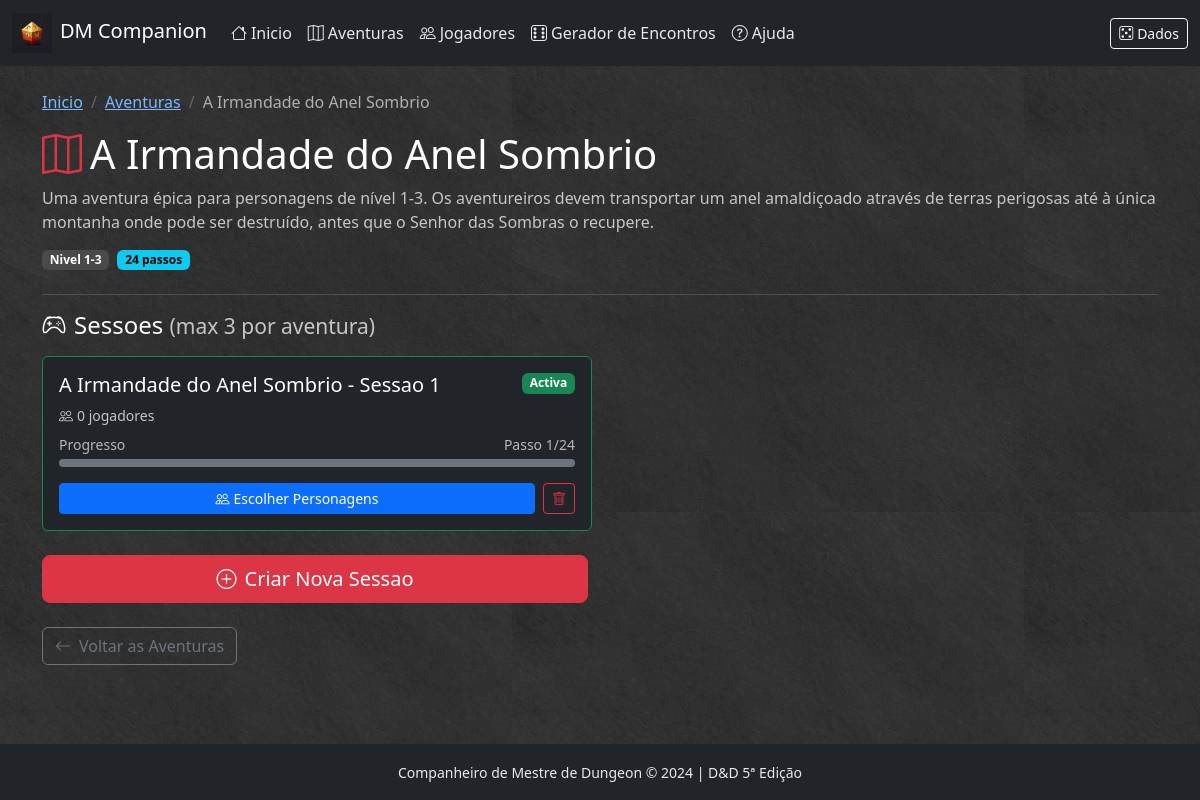
Page /aventura/a-irmandade-do-anel-sombrio/iniciar on the committed database.
### app/models/session.py (models this page shows, shortened)
class GameSession(db.Model):
    __tablename__ = 'game_sessions'
    id = db.Column(db.Integer, primary_key=True)
    nome = db.Column(db.String(200), nullable=False)
    quest_id = db.Column(db.String(100), nullable=True)  # Referencia ao JSON da aventura
    passo_atual = db.Column(db.Integer, default=1)
    estado = db.Column(db.String(50), default='activa')  # activa, pausada, terminada
    criado_em = db.Column(db.DateTime, default=datetime.utcnow)
    atualizado_em = db.Column(db.DateTime, default=datetime.utcnow, onupdate=datetime.utcnow)
    notas = db.Column(db.Text, default='')
    sessao_iniciada_em = db.Column(db.DateTime, nullable=True)
    sessao_pausada_em = db.Column(db.DateTime, nullable=True)
    tempo_total_segundos = db.Column(db.Integer, default=0)  # Tempo acumulado de jogo
    tempo_jogo_inicio = db.Column(db.String(50), default="08:00")  # HH:MM formato
    tempo_jogo_atual = db.Column(db.String(50), default="08:00")
    dia_jogo_atual = db.Column(db.Integer, default=1)
    turnos_exploracao_total = db.Column(db.Integer, default=0)  # Turnos de 10 minutos
    ultimo_descanso_curto = db.Column(db.DateTime, nullable=True)  # 1 hora
    ultimo_descanso_longo = db.Column(db.DateTime, nullable=True)  # 8 horas
    jogadores = db.relationship(
        'SessionPlayer',
        backref='sessao',
        lazy='dynamic',
        cascade='all, delete-orphan'
    )
    combate = db.relationship(
        'SessionCombat',
        backref='sessao',
        uselist=False,
        cascade='all, delete-orphan'
    )
    @classmethod
    def count_for_quest(cls, quest_id):
        return cls.query.filter_by(quest_id=quest_id).filter(
            cls.estado.in_(['activa', 'pausada'])
        ).count()
    @classmethod
    def get_for_quest(cls, quest_id):
        return cls.query.filter_by(quest_id=quest_id).order_by(
            cls.atualizado_em.desc()
        ).all()
    @classmethod
    def can_create_for_quest(cls, quest_id):
        return cls.count_for_quest(quest_id) < 3

### app/routes/quest.py (the view)
@quest_bp.route('/<quest_id>/iniciar')
def start_quest(quest_id):
    loader = QuestLoader()
    quest = loader.get_quest(quest_id)
    if not quest:
        abort(404)
    sessions = session_service.get_sessions_for_quest(quest_id)
    can_create = session_service.can_create_session_for_quest(quest_id)
    return render_template('quest/start.html',
                           quest=quest,
                           sessions=sessions,
                           can_create=can_create)

### app/services/quest_loader.py (called while the page is built)
    def _get_quests_folder(self) -> str:
        return current_app.config.get('QUESTS_FOLDER', 'app/data/quests')

    def get_quest(self, quest_id: str) -> Quest | None:
        if quest_id in self._quests_cache:
            return self._quests_cache[quest_id]
        quests_folder = self._get_quests_folder()
        filepath = os.path.join(quests_folder, f'{quest_id}.json')
        if not os.path.exists(filepath):
            return None
        with open(filepath, 'r', encoding='utf-8') as f:
            data = json.load(f)
        quest = self._parse_quest(quest_id, data)
        self._quests_cache[quest_id] = quest
        return quest

### app/services/session_service.py (called while the page is built)
    def get_sessions_for_quest(self, quest_id):
        return GameSession.get_for_quest(quest_id)

    def can_create_session_for_quest(self, quest_id):
        return GameSession.can_create_for_quest(quest_id)

### app/templates/quest/start.html (shortened to what this page needs)
{% extends "base.html" %}
{% block content %}
<div class="container py-4">
    <div class="row mb-4">
        <div class="col">
            <nav aria-label="breadcrumb">
                <ol class="breadcrumb">
                    <li class="breadcrumb-item"><a href="{{ url_for('main.index') }}">Inicio</a></li>
                    <li class="breadcrumb-item"><a href="{{ url_for('quest.list_quests') }}">Aventuras</a></li>
                    <li class="breadcrumb-item active">{{ quest.titulo }}</li>
                </ol>
            </nav>
            <h1><i class="bi bi-map me-2 text-danger"></i>{{ quest.titulo }}</h1>
            <p class="text-light opacity-75">{{ quest.descricao }}</p>
            <div class="d-flex gap-2">
                <span class="badge bg-secondary">Nivel {{ quest.nivel_min }}-{{ quest.nivel_max }}</span>
                <span class="badge bg-info">{{ quest.passos|length }} passos</span>
            </div>
        </div>
    </div>
    <hr class="border-secondary">
    <div class="row mb-4">
        <div class="col">
            <h4 class="mb-3">
                <i class="bi bi-controller me-2"></i>Sessoes
                <small class="text-light opacity-75">(max 3 por aventura)</small>
            </h4>
            {% if sessions %}
            <div class="row g-3">
                {% for s in sessions %}
                {% set total_steps = quest.passos|length %}
                {% set progress = ((s.passo_atual - 1) / total_steps * 100)|int if total_steps > 0 else 0 %}
                <div class="col-md-6">
                    <div class="card bg-dark border-{{ 'success' if s.estado == 'activa' else 'warning' if s.estado == 'pausada' else 'secondary' }} session-card">
                        <div class="card-body">
                            <div class="d-flex justify-content-between align-items-start mb-2">
                                <h5 class="card-title mb-0">{{ s.nome }}</h5>
                                <span class="badge bg-{{ 'success' if s.estado == 'activa' else 'warning' if s.estado == 'pausada' else 'secondary' }}">
                                    {{ s.estado|capitalize }}
                                </span>
                            </div>
                            <p class="card-text text-light opacity-75 small mb-2">
                                <i class="bi bi-people me-1"></i>{{ s.jogadores.count() }} jogadores
                            </p>
                            <div class="mb-3">
                                <div class="d-flex justify-content-between small text-light opacity-75 mb-1">
                                    <span>Progresso</span>
                                    <span>Passo {{ s.passo_atual }}/{{ total_steps }}</span>
                                </div>
                                <div class="progress progress-bar-custom bg-secondary">
                                </div>
                            </div>
                            <div class="d-flex gap-2">
                                {% if s.jogadores.count() > 0 %}
                                <a href="{{ url_for('quest.step', quest_id=quest.id, step_id=s.passo_atual, session_id=s.id) }}"
                                   class="btn btn-success btn-sm flex-grow-1">
                                    <i class="bi bi-play-fill me-1"></i>Continuar
                                </a>
                                {% else %}
                                <a href="{{ url_for('quest.select_characters', quest_id=quest.id, session_id=s.id) }}"
                                   class="btn btn-primary btn-sm flex-grow-1">
                                    <i class="bi bi-people me-1"></i>Escolher Personagens
                                </a>
                                {% endif %}
                                <form action="{{ url_for('quest.delete_quest_session', quest_id=quest.id, session_id=s.id) }}" method="POST" class="d-inline">
                                    <button type="submit" class="btn btn-outline-danger btn-sm"
                                            onclick="return confirm('Tens a certeza que queres apagar esta sessao?')">
                                        <i class="bi bi-trash"></i>
                                    </button>
                                </form>
                            </div>
                        </div>
                    </div>
                </div>
                {% endfor %}
            </div>
            {% else %}
            <div class="alert alert-secondary">
                <i class="bi bi-info-circle me-2"></i>
                Ainda nao tens sessoes para esta aventura.
            </div>
            {% endif %}
        </div>
    </div>
    <div class="row mb-4">
        <div class="col-md-6">
            {% if can_create %}
            <form action="{{ url_for('quest.create_quest_session', quest_id=quest.id) }}" method="POST">
                <button type="submit" class="btn btn-danger btn-lg w-100">
                    <i class="bi bi-plus-circle me-2"></i>Criar Nova Sessao
                </button>
            </form>
            {% endif %}
        </div>
    </div>
    <div class="mt-4">
        <a href="{{ url_for('quest.list_quests') }}" class="btn btn-outline-secondary">
            <i class="bi bi-arrow-left me-2"></i>Voltar as Aventuras
        </a>
    </div>
</div>
{% endblock %}

### app/static/css/style.css (style rules this page uses)
:root { --dnd-red: #dc3545; --dnd-gold: #ffc107; --dnd-dark: #212529; --dnd-parchment: #fdf1dc; }
body { background-color: #1a1a1a; background-image: url('/static/img/backgrounds/texture-dark.webp'); background-repeat: repeat; background-size: 512px 512px; color: #f5f5f5; }
.card { background-color: #2a2a2a; border-color: #555; color: #f5f5f5; }
.card-body, .card-header, .card-footer { color: #f5f5f5; }
a { color: #7cb8ff; }
h1, h2, h3, h4, h5, h6 { color: #ffffff; }
p, li, span, small { color: #e8e8e8; }
.breadcrumb { background: transparent; padding: 0; }
.breadcrumb-item + .breadcrumb-item::before { color: #666; }
.btn-danger { background-color: var(--dnd-red); border-color: var(--dnd-red); }
hr { border-color: #444; opacity: 0.5; }
.badge { font-weight: 600; }
.badge.bg-secondary { background-color: #4a4a4a !important; color: #ffffff !important; }
.badge.bg-info { background-color: #0dcaf0 !important; color: #000000 !important; }
.breadcrumb-item a { color: #7cb8ff; }
.breadcrumb-item.active { color: #b0b0b0; }
.card .card-title { color: #ffffff; }
.card .card-text { color: #d0d0d0; }

### app/templates/quest/start.html (style rules this page uses)
.session-card { transition: transform 0.2s; }
.progress-bar-custom { height: 8px; border-radius: 4px; }

### rows in the picture
GameSession: nome "A Irmandade do Anel Sombrio - Sessao 1", estado "Activa", jogadores.count "0", passo_atual "1", total_steps "24"

### other values in the picture
{{ quest.titulo }} "A Irmandade do Anel Sombrio"
{{ quest.nivel_min }} "1"
{{ quest.nivel_max }} "3"
{{ quest.passos|length }} "24"
